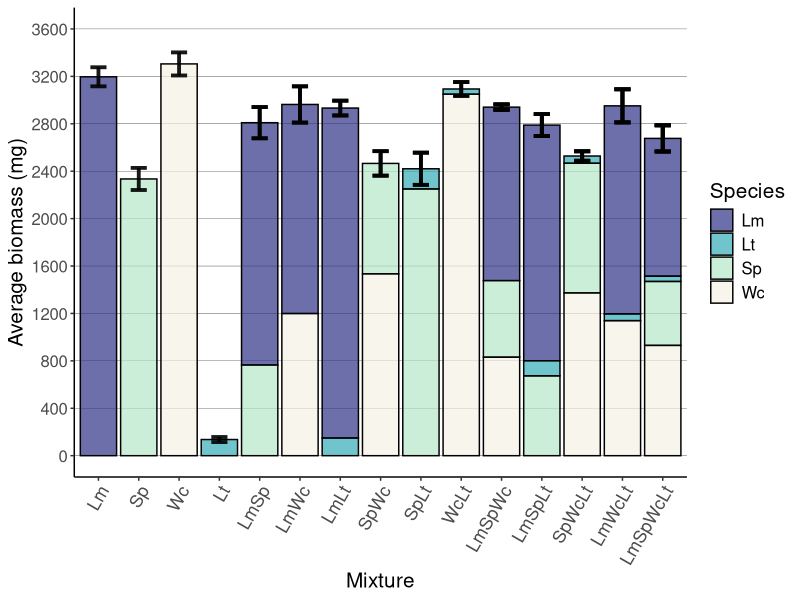

This figure's R source:
## ---- chunk 1
library(here)
library(tidyverse)
library(rstatix)
library(nlme)
library(emmeans)
library(multcomp)
## ---- chunk 2
#Net effect, CE, SE 
NE_data<-read.csv(here("data", "NE_data.csv"), sep=";")
str(NE_data)

NE_data<-NE_data[, -1]
NE_data<-NE_data %>%
  mutate(across(c("Composition", "Block", "Days"), 
                as.factor)) #transform Composition, Block, Days as factor
## ---- chunk 3
NE_data %>%
  group_by(Days) %>%
  identify_outliers(NE)

NE_data %>%
  group_by(Days) %>%
  identify_outliers(CE)

NE_data %>%
  group_by(Days) %>%
  identify_outliers(SE)
## ---- chunk 4
NE_data %>%
  group_by(Composition, Days) %>%
  shapiro_test(NE) %>%
  ungroup()

NE_data[NE_data$CE!=0,] %>%
  group_by(Composition, Days) %>%
  shapiro_test(CE)

NE_data %>%
  group_by(Composition, Days) %>%
  shapiro_test(SE)

#All response vars follow a normal distribution when considered by every level of the factor Days
## ---- chunk 5
#Compute many repeated measures ANOVAs, one per different Composition for NE, CE and SE seperately 
NE_Anova <- NE_data %>%
  group_by(Composition) %>%
  anova_test(dv = NE, wid = Block, within = Days) %>%
  adjust_pvalue(method="fdr") %>%
  add_significance("p.adj") %>%
  get_anova_table()
data.frame(NE_Anova)

result<-anova_test(data=NE_data[NE_data$Composition=="LmLt", ], dv = NE, wid = Block, within = Days)

CE_Anova <- NE_data %>%
  group_by(Composition) %>%
  anova_test(dv = CE, wid = Block, within = Days) %>%
  adjust_pvalue(method="fdr") %>%
  add_significance("p.adj") %>%
  get_anova_table()
data.frame(CE_Anova)

SE_Anova <- NE_data %>%
  group_by(Composition) %>%
  anova_test(dv = SE, wid = Block, within = Days) %>%
  adjust_pvalue(method="fdr") %>%
  add_significance("p.adj") %>%
  get_anova_table()
data.frame(SE_Anova)
## ---- chunk 6
Biom_data<-read.csv(here("data", "Relativebiomass_data.csv"), sep=";")
#info on data
#individual mass : in mg
#mean LA = mean leaf area : in mg
#mean SLA = mean specific leaf area : in mm2/mg
#initial relbiomass : in mg
#final relbiomass: in mg

#Mean biomass per species data
Plot_species<-Biom_data[Biom_data$Days==60,] %>%
  group_by(Mixture, Species) %>%
  mutate(mean_fin_relbiomass=mean(Final_relbiomass)) %>%
  mutate(standard_error=sd(Final_relbiomass)/sqrt(n())) %>%  #calculates standard error in biomass of each species composing the mixtures
  dplyr::select(., 3:5, 11, 12) %>%
  ungroup() %>%
  unique() 

Plot_species$Mixture<-fct_relevel(Plot_species$Mixture, c("Lm", "Sp", "Wc", "Lt", "LmSp", "LmWc", "LmLt", "SpWc", "SpLt", "WcLt", "LmSpWc", "LmSpLt", "SpWcLt", "LmWcLt", "LmSpWcLt"))

#Total biomass & standard error data
Errorbar_data_totalbiom<-Biom_data[Biom_data$Days==60,] %>%
  group_by(Block, Mixture) %>%
  mutate(tot_biomass_per_blockmix=sum(Final_relbiomass)) %>%
  ungroup() %>%
  dplyr::select(., 2, 3, 11) %>%
  unique() %>%
  group_by(Mixture) %>%
  mutate(mean_tot_biomass=mean(tot_biomass_per_blockmix)) %>%
  mutate(sd_tot_biomass=sd(tot_biomass_per_blockmix)/sqrt(n())) %>%
  dplyr::select(., 2, 4, 5) %>%
  unique() %>%
  ungroup

#Significance in net effect data
Plotdat_fin<-merge(Plot_species, Errorbar_data_totalbiom, by="Mixture") %>%
  unique()
Plotdat_fin$mean_errorbar_sum<-Plotdat_fin$mean_tot_biomass+Plotdat_fin$sd_tot_biomass

p<-ggplot(data=Plotdat_fin, aes(fill=Species, y=mean_fin_relbiomass, x=Mixture)) +
    geom_bar(position="stack", stat="identity", colour="black") +
    scale_fill_manual(values=alpha(c("#2D3184", "#32AAB5", "#B3E7C5", "#F3F1E4"), 0.7)) +
    theme_classic() +
    theme(text=element_text(size=15), axis.text.x = element_text(size = 13, angle = 60, hjust=1), panel.grid.major.y = element_line( size=.1, color="black")) +
    labs(x="Mixture", y="Average biomass (mg)", pch=8) + 
    scale_y_continuous(limits=c(0, 3600), breaks=seq(0, 3600, by=400)) +
    geom_errorbar(aes(x=Mixture, ymin=mean_tot_biomass-sd_tot_biomass, ymax=mean_tot_biomass+sd_tot_biomass), width=0.4, colour="black", alpha=0.9, size=1.3)
  # Add stars based on significance levels; LmLt, SpWc, SpLt, WcLt, LmSpLt, SpWcLt, LmWcLt, LmSpWcLt
  #annotate(
    #"text",
    #x = c(7, 8, 9, 10, 12, 13, 14, 15),  # x-coordinates where stars should be placed
    #y = c(3105.0551, 2668.9939, 2656.2304, 3251.6792, 2981.5882, 2668.1739, 3191.0420, 2887.1803),
    #label = c("***", "*", "***", "***", "***", "**", "**", "*"),  # significance labels
    #size = 6,  # adjust the size of the stars
    #color = "black"  # color of the stars
  #)
p
